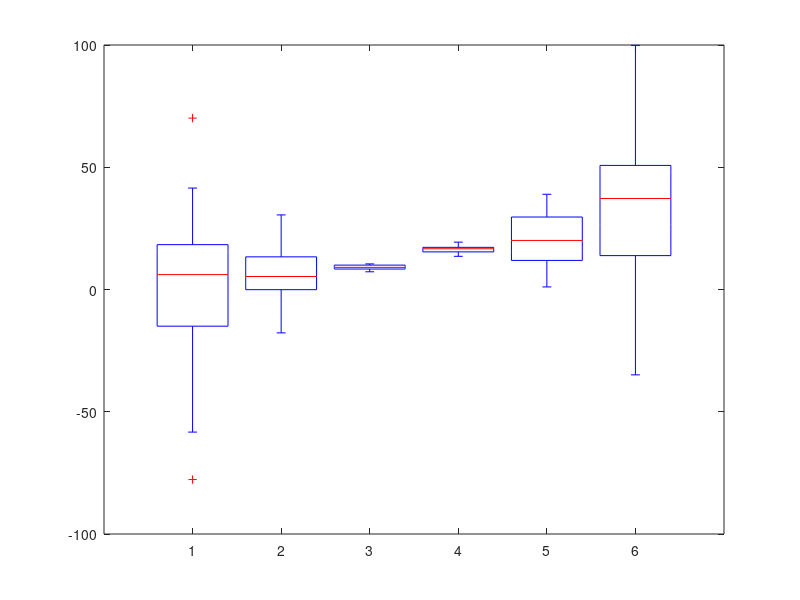

Write MATLAB code to recreate this figure. (Note: this script raises an error after producing the figure.)
%%
%   COURSE: Master statistics and machine learning: intuition, math, code
%      URL: udemy.com/course/statsml_x/?couponCode=202212 
% 
%  SECTION: Visualizing data
%    VIDEO: Box-and-whisker plots
% 
%  TEACHER: Mike X Cohen, sincxpress.com
%

%%

% a clear MATLAB workspace is a clear mental workspace
close all; clear

%% create data for the plot

% data sizes
m = 30; % rows
n =  6; % columns

% generate data
data = bsxfun(@times,30*randn(m,n),linspace(-1,1,n).^2);
data = bsxfun(@plus,data,(1:n).^2);

%% show it!

figure(1), clf

boxplot(data)

boxplot(data,{'one';'two';'three';'four';'five';'six'})

%% alternative: data in a single column, grouped by a separate variable

dataVect = data(:);
dataGrouping = ceil(linspace(eps,n,m*n));

figure(2), clf
boxplot(dataVect,dataGrouping,'notch','on','labels',{'one';'two';'three';'four';'five';'six'})

% for horizontal orientation
%boxplot(dataVect,dataGrouping,'notch','on','labels',{'one';'two';'three';'four';'five';'six'},'orientation','horizontal')

%% done.
